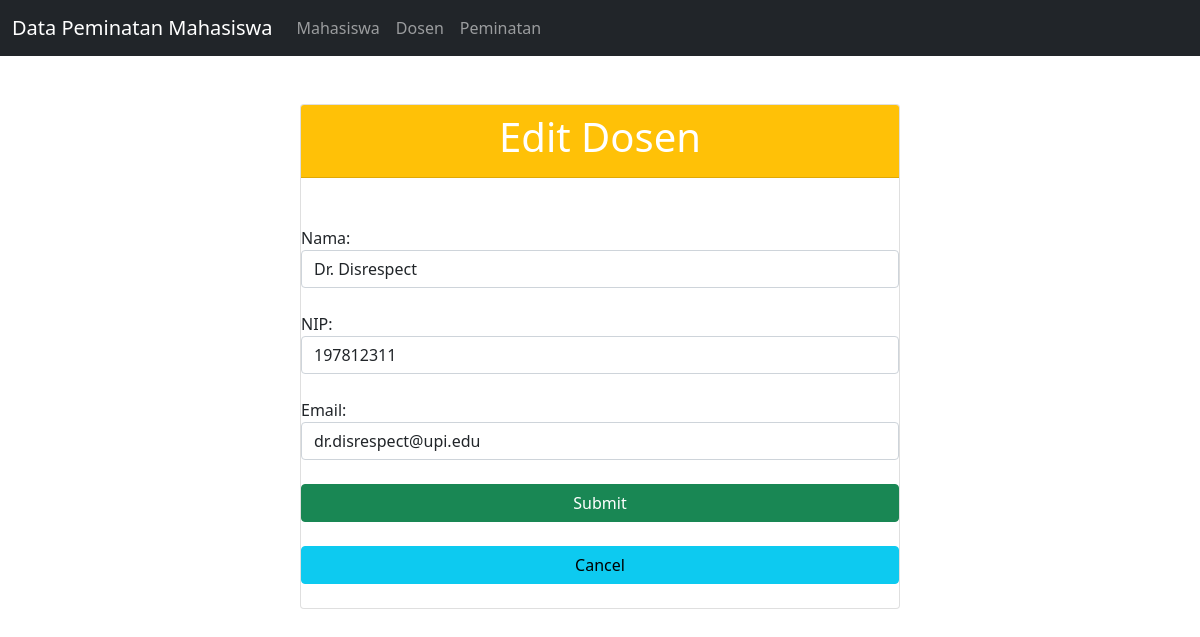
/Project/index.php?page=edit_dosen&id=1, run on the app's committed database.
### tables this page shows
CREATE TABLE `dosen` (
  `id` int(11) NOT NULL,
  `nama` varchar(100) NOT NULL,
  `nip` varchar(50) NOT NULL,
  `email` varchar(100) NOT NULL
);

### Project/controller/ControllerDosen.php (called while the page is built, shortened)
<?php
include_once "model/dosen.php";
include_once "connection.php";
class ControllerDosen {
    private $DosenModel;
    public function __construct() {
        global $conn;
        $this->DosenModel = new Dosen($conn);
    }
    public function edit($id) {
        $dosen = $this->DosenModel->getById($id);
        include "view/edit_dosen.php";
    }
}
?>

### Project/model/dosen.php (called while the page is built, shortened)
<?php
class dosen {
    private $conn;
    public function __construct($db) {
        $this->conn = $db;
    }
    public function getById($id) {
        $query = "SELECT * FROM dosen WHERE id = " . $id;
        $result = mysqli_query($this->conn, $query);
        return mysqli_fetch_assoc($result);
    }
}
?>

### Project/view/edit_dosen.php (the view, shortened to what this page needs)
<!DOCTYPE html>
<html>
<head>
  <link rel="stylesheet" href="bootstrap.min.css">
</head>
<body>
<nav class="navbar navbar-expand-lg navbar-dark bg-dark">
    <div class="container-fluid">
      <a class="navbar-brand" href="index.php">Data Peminatan Mahasiswa</a>
      <div class="collapse navbar-collapse" id="navbarNav">
        <ul class="navbar-nav">
          <li class="nav-item">
            <a class="nav-link" href="index.php">Mahasiswa</a>
          </li>
          <li class="nav-item">
            <a class="nav-link" href="index.php?page=create_dosen">Dosen</a>
          </li>
          <li class="nav-item">
            <a class="nav-link" href="index.php?page=create_peminatan">Peminatan</a>
          </li>
        </ul>
      </div>
    </div>
  </nav>
  <div class="col-lg-6 m-auto">
  <form method="post" action="index.php?page=update_dosen&id=<?= $dosen['id'] ?>">
      <br><br>
      <div class="card">
        <div class="card-header bg-warning">
          <h1 class="text-white text-center"> Edit Dosen </h1>
        </div><br>
        <input type="hidden" name="id" value="<?= $dosen['id'] ?>" class="form-control"> <br>
        <label> Nama: </label>
        <input type="text" name="nama" value="<?= $dosen['nama'] ?>" class="form-control"> <br>
        <label> NIP: </label>
        <input type="text" name="nip" value="<?= $dosen['nip'] ?>" class="form-control"> <br>
        <label> Email: </label>
        <input type="text" name="email" value="<?= $dosen['email'] ?>" class="form-control"> <br>
        <button class="btn btn-success" type="submit" name="submit"> Submit </button><br>
        <a class="btn btn-info" type="submit" name="cancel" href="create_dosen.php"> Cancel </a><br>
      </div>
    </form>
  </div>
</body>
</html>

### data on the page
dosen: nama "Dr. Disrespect", nip "197812311", email "dr.disrespect@upi.edu"
